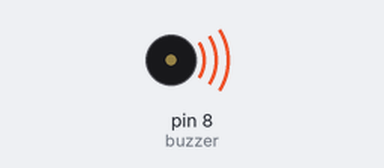
Simulated run of this sketch. Board: Arduino Uno, built with avr-gcc and run on an emulated ATmega328P. Shown: buzzer (waves = sounding).

Above: at 0.1 s.
Timing chart, 0 to 40.0 s (numbered marks = the images above):
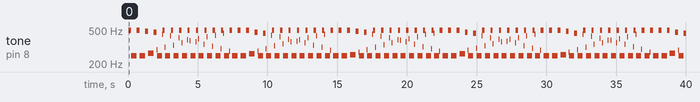

The sketch:

buzzer.ino
```cpp
int buzzer=8;//设置控制蜂鸣器的数字IO脚
void setup()
{
  pinMode(buzzer,OUTPUT);//设置数字IO脚模式，OUTPUT为辒出
}
void loop()
{
  unsigned char i,j;//定义变量
  while(1)
 {
    for(i=0;i<100;i++)//辒出一个频率的声音
    {
      digitalWrite(buzzer,HIGH);//发声音
      delay(1);//延时1ms
      digitalWrite(buzzer,LOW);//不发声音
      delay(1);//延时ms
    }
    for(i=0;i<100;i++)//辒出另一个频率癿声音
    {
      digitalWrite(buzzer,HIGH);//发声音
      delay(2);//延时2ms
      digitalWrite(buzzer,LOW);//不发声音
      delay(2);//延时2ms
    }
  }
}
```

Measured:
- by itself, tone on pin 8 (buzzer): plays 496 Hz for 0.20 s, 249 Hz for 0.40 s, 496 Hz for 0.20 s, 249 Hz for 0.40 s, 483 Hz for 0.20 s, 269 Hz for 0.40 s … (223 notes in this stretch)
